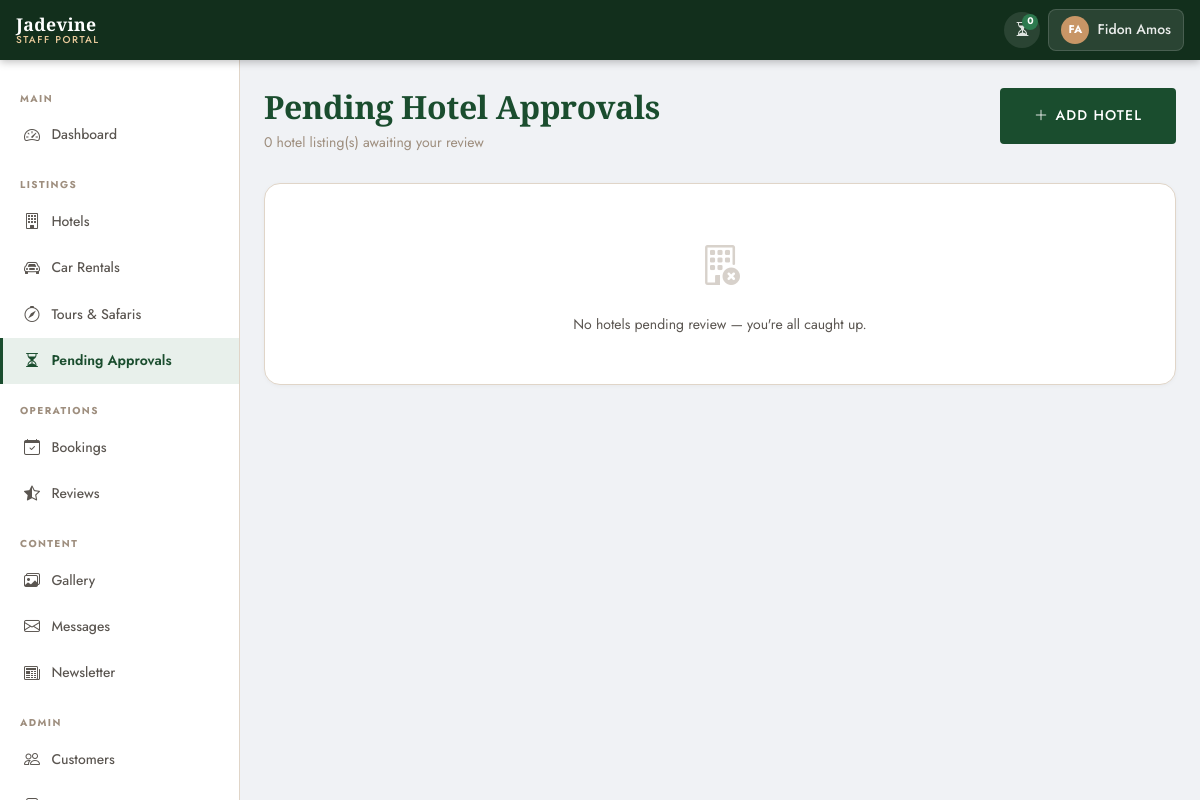
The app's page /portal/hotels/pending/ (signed in) with its own data.
### apps/accounts/models.py (models this page shows, shortened)
class CustomUser(AbstractUser):
    LANGUAGE_CHOICES = [
        ('en', 'English'),
        ('fr', 'Français'),
        ('ru', 'Русский'),
    ]
    phone = models.CharField(
        max_length=20,
        blank=True,
        null=True,
        verbose_name=_('Phone Number'),
    )
    nationality = models.CharField(
        max_length=100,
        blank=True,
        null=True,
        verbose_name=_('Nationality'),
    )
    preferred_language = models.CharField(
        max_length=5,
        choices=LANGUAGE_CHOICES,
        default='en',
        verbose_name=_('Preferred Language'),
    )
    profile_photo = models.ImageField(
        upload_to='profiles/',
        blank=True,
        null=True,
        verbose_name=_('Profile Photo'),
    )
    class Meta:
        verbose_name = _('User')
        verbose_name_plural = _('Users')

### apps/portal/views/hotels.py (the view)
# urls.py: path('hotels/pending/', PortalPendingHotelsView.as_view(), name='pending_hotels'),
class PortalPendingHotelsView(SuperAdminRequiredMixin, View):
    template_name = 'portal/portal_hotels_list.html'
    def get(self, request):
        qs = Hotel.objects.filter(
            approval_status='pending'
        ).select_related('created_by').prefetch_related('photos').order_by('created_at')
        context = {
            'hotels': qs,
            'pending_only': True,
            'pending_count': qs.count(),
            'mini_admin': False,
        }
        return render(request, self.template_name, context)

### templates/portal/portal_hotels_list.html (shortened to what this page needs)
{% extends "portal/portal_base.html" %}
{% load static i18n %}
{% block nav_hotels %}{% if not pending_only %}active{% endif %}{% endblock %}
{% block nav_pending %}{% if pending_only %}active{% endif %}{% endblock %}
{% block page_title %}
  {% if pending_only %}{% trans "Pending Hotel Approvals" %}{% else %}{% trans "Hotels" %}{% endif %}
{% endblock %}
{% block page_subtitle %}
  <p class="portal-page-subtitle">
  </p>
{% endblock %}
{% block page_actions %}
  <a href="{% url 'portal:hotel_add' %}" class="btn-primary-jd"
     style="display:inline-flex;align-items:center;gap:0.4rem;">
    <i class="bi bi-plus-lg"></i> {% trans "Add Hotel" %}
  </a>
{% endblock %}
{% block extra_css %}
<link rel="stylesheet" href="{% static 'css/portal/portal_hotels.css' %}">
{% endblock %}
{% block content %}
<div class="portal-table-wrap table-responsive">
  {% if hotels %}
  <table id="hotels-table" class="table mb-0" style="width:100%;">
    <thead>
      <tr>
        <th>{% trans "Hotel" %}</th>
        <th>{% trans "Location" %}</th>
        <th>{% trans "Stars" %}</th>
        {% if not mini_admin %}<th>{% trans "Owner" %}</th>{% endif %}
        <th>{% trans "Status" %}</th>
        <th>{% trans "Visible" %}</th>
        <th>{% trans "Added" %}</th>
        <th>{% trans "Actions" %}</th>
      </tr>
    </thead>
    <tbody>
      {% for hotel in hotels %}
      <tr>
        <td>
          <div class="d-flex align-items-center gap-2 text-truncate-container">
            {% if hotel.cover_photo %}
            <img src="{{ hotel.cover_photo.image.url }}"
                 alt="{{ hotel.name }}"
                 class="hotel-thumb"
                 loading="lazy">
            {% else %}
            <div class="hotel-thumb hotel-thumb--placeholder">
              <i class="bi bi-building"></i>
            </div>
            {% endif %}
            <div class="text-truncate-container">
              <div class="text-truncate-line" style="font-weight:600;color:var(--color-text);" title="{{ hotel.name }}">
                {{ hotel.name }}
              </div>
              {% if hotel.approval_status == 'rejected' and hotel.rejection_reason %}
              <div style="font-size:var(--text-xs);color:var(--color-danger);">
                <i class="bi bi-info-circle me-1"></i>{{ hotel.rejection_reason|truncatechars:60 }}
              </div>
              {% endif %}
            </div>
          </div>
        </td>
        <td class="text-nowrap-custom">{{ hotel.get_location_display }}</td>
        <td>
          <span style="color:var(--color-accent);letter-spacing:1px;">
            {% for i in "12345" %}{% if forloop.counter <= hotel.stars %}★{% else %}☆{% endif %}{% endfor %}
          </span>
        </td>
        {% if not mini_admin %}
        <td class="text-nowrap-custom">
          {% if hotel.created_by %}
            {{ hotel.created_by.get_full_name|default:hotel.created_by.username }}
            <span style="font-size:var(--text-xs);color:var(--color-muted);display:block;">
              {% trans "Partner" %}
            </span>
          {% else %}
            <span style="color:var(--color-muted);">{% trans "Jadevine (direct)" %}</span>
          {% endif %}
        </td>
        {% endif %}
        <td>
          {% if hotel.approval_status == 'approved' %}
            <span class="approval-badge approval-badge--approved">
              <i class="bi bi-check-circle-fill"></i> {% trans "Approved" %}
            </span>
          {% elif hotel.approval_status == 'pending' %}
            <span class="approval-badge approval-badge--pending">
              <i class="bi bi-hourglass-split"></i> {% trans "Pending" %}
            </span>
          {% else %}
            <span class="approval-badge approval-badge--rejected">
              <i class="bi bi-x-circle-fill"></i> {% trans "Rejected" %}
            </span>
          {% endif %}
        </td>
        <td class="text-center">
          {% if hotel.is_active %}
            <span style="color:var(--color-success);font-size:1rem;"><i class="bi bi-eye-fill"></i></span>
          {% else %}
            <span style="color:var(--color-muted);font-size:1rem;"><i class="bi bi-eye-slash"></i></span>
          {% endif %}
        </td>
        <td style="color:var(--color-muted);font-size:var(--text-xs);" class="text-nowrap-custom">
          {{ hotel.created_at|date:"d M Y" }}
        </td>
        <td>
          <div class="portal-row-actions">
            <a href="{% url 'portal:hotel_detail' hotel.pk %}"
               class="portal-icon-btn" title="{% trans 'View' %}">
              <i class="bi bi-eye"></i>
            </a>
            <a href="{% url 'portal:hotel_edit' hotel.pk %}"
               class="portal-icon-btn" title="{% trans 'Edit' %}">
              <i class="bi bi-pencil"></i>
            </a>
            {% if not mini_admin %}
            {% if hotel.approval_status == 'pending' %}
            <form method="post" action="{% url 'portal:hotel_approve' hotel.pk %}" style="display:inline;">
              {% csrf_token %}
              <input type="hidden" name="next" value="{% if pending_only %}pending{% endif %}">
              <button type="submit" class="portal-icon-btn portal-icon-btn--accent"
                      title="{% trans 'Approve' %}"
                      data-confirm="{% trans 'Approve this hotel listing and make it live?' %}">
                <i class="bi bi-check-lg"></i>
              </button>
            </form>
            <button type="button"
                    class="portal-icon-btn portal-icon-btn--danger"
                    title="{% trans 'Reject' %}"
                    data-bs-toggle="modal"
                    data-bs-target="#rejectModal"
                    data-hotel-pk="{{ hotel.pk }}"
                    data-hotel-name="{{ hotel.name }}"
                    data-next="{% if pending_only %}pending{% endif %}">
              <i class="bi bi-x-lg"></i>
            </button>
            {% endif %}
            <form method="post" action="{% url 'portal:hotel_delete' hotel.pk %}" style="display:inline;">
              {% csrf_token %}
              <button type="submit" class="portal-icon-btn portal-icon-btn--danger"
                      title="{% trans 'Delete' %}"
                      data-confirm="{% trans 'Permanently delete this hotel? This cannot be undone.' %}"
                      data-confirm-title="{% trans 'Delete Hotel' %}">
                <i class="bi bi-trash3"></i>
              </button>
            </form>
            {% endif %}
            {% if mini_admin and hotel.approval_status == 'rejected' %}
            <form method="post" action="{% url 'portal:hotel_resubmit' hotel.pk %}" style="display:inline;">
              {% csrf_token %}
              <button type="submit" class="portal-icon-btn portal-icon-btn--accent"
                      title="{% trans 'Resubmit for Approval' %}"
                      data-confirm="{% trans 'Resubmit this listing for review?' %}">
                <i class="bi bi-arrow-repeat"></i>
              </button>
            </form>
            {% endif %}
          </div>
        </td>
      </tr>
      {% endfor %}
    </tbody>
  </table>
  {% else %}
  <div class="portal-empty-state">
    <i class="bi bi-building-x"></i>
    <p>
      {% if pending_only %}
        {% trans "No hotels pending review — you're all caught up." %}
      {% else %}
        {% trans "No hotels found. Add your first hotel listing." %}
      {% endif %}
    </p>
  </div>
  {% endif %}
</div>
{% endblock %}

### templates/portal/portal_base.html (shortened to what this page needs)
{% load static i18n %}
<!DOCTYPE html>
<html lang="en">
<head>
  <link rel="stylesheet"
        href="https://cdn.jsdelivr.net/npm/bootstrap@5.3.3/dist/css/bootstrap.min.css">
  <link rel="stylesheet"
        href="https://cdn.jsdelivr.net/npm/bootstrap-icons@1.11.3/font/bootstrap-icons.min.css">
  <link rel="stylesheet"
        href="https://cdn.datatables.net/1.13.8/css/dataTables.bootstrap5.min.css">
  <link rel="stylesheet"
        href="https://cdn.datatables.net/buttons/2.4.2/css/buttons.bootstrap5.min.css">
  <link rel="stylesheet" href="{% static 'css/main.css' %}">
  <link rel="stylesheet" href="{% static 'css/portal/portal_base.css' %}">
  {% block extra_css %}{% endblock %}
</head>
<body class="portal-body {% block body_class %}{% endblock %}">
<header class="portal-topbar">
  <a href="{% url 'portal:dashboard' %}" class="portal-topbar-brand">
    <span class="brand-name">Jadevine</span>
    <span class="brand-sub">{% trans "Staff Portal" %}</span>
  </a>
  <div class="portal-topbar-right">
    {% if not mini_admin %}
    <a href="{% url 'portal:dashboard' %}#pending"
       class="portal-topbar-badge {% if pending_total == 0 %}portal-topbar-badge--zero{% endif %}"
       title="{% trans 'Pending approvals' %}">
      <i class="bi bi-hourglass-split"></i>
      <span class="pending-count-badge">{{ pending_total }}</span>
    </a>
    {% endif %}
    <div class="portal-user-dropdown dropdown">
      <button class="portal-user-btn dropdown-toggle"
              data-bs-toggle="dropdown"
              aria-expanded="false">
        <span class="portal-user-avatar">
          {{ request.user.first_name|first|upper }}{{ request.user.last_name|first|upper }}
        </span>
        <span class="portal-user-name d-none d-md-inline">
          {{ request.user.get_full_name|default:request.user.username }}
        </span>
      </button>
    </div>
  </div>
</header>
<div class="portal-layout">
  <aside class="portal-sidebar" id="portalSidebar">
    <nav class="portal-nav">
      <div class="portal-nav-section">
        <span class="portal-nav-label">{% trans "Main" %}</span>
        <a href="{% url 'portal:dashboard' %}"
           class="portal-nav-link {% block nav_dashboard %}{% endblock %}">
          <i class="bi bi-speedometer2"></i>
          <span>{% trans "Dashboard" %}</span>
        </a>
      </div>
      <div class="portal-nav-section">
        <span class="portal-nav-label">{% trans "Listings" %}</span>
        <a href="{% url 'portal:hotel_list' %}"
           class="portal-nav-link {% block nav_hotels %}{% endblock %}">
          <i class="bi bi-building"></i>
          <span>{% trans "Hotels" %}</span>
        </a>
        <a href="{% url 'portal:car_list' %}"
           class="portal-nav-link {% block nav_cars %}{% endblock %}">
          <i class="bi bi-car-front"></i>
          <span>{% trans "Car Rentals" %}</span>
        </a>
        {% if not mini_admin %}
        <a href="{% url 'portal:tour_list' %}"
           class="portal-nav-link {% block nav_tours %}{% endblock %}">
          <i class="bi bi-compass"></i>
          <span>{% trans "Tours &amp; Safaris" %}</span>
        </a>
        {% endif %}
        {% if not mini_admin %}
        <a href="{% url 'portal:pending_hotels' %}"
           class="portal-nav-link {% block nav_pending %}{% endblock %}">
          <i class="bi bi-hourglass-split"></i>
          <span>{% trans "Pending Approvals" %}</span>
        </a>
        {% endif %}
      </div>
      <div class="portal-nav-section">
        <span class="portal-nav-label">{% trans "Operations" %}</span>
        <a href="{% url 'portal:booking_list' %}"
           class="portal-nav-link {% block nav_bookings %}{% endblock %}">
          <i class="bi bi-calendar-check"></i>
          <span>{% trans "Bookings" %}</span>
        </a>
        <a href="{% url 'portal:review_list' %}"
          class="portal-nav-link {% block nav_reviews %}{% endblock %}">
          <i class="bi bi-star-half"></i>
          <span>{% trans "Reviews" %}</span>
        </a>
      </div>
      {% if not mini_admin %}
      <div class="portal-nav-section">
        <span class="portal-nav-label">{% trans "Content" %}</span>
        <a href="{% url 'portal:gallery' %}"
           class="portal-nav-link {% block nav_gallery %}{% endblock %}">
          <i class="bi bi-images"></i>
          <span>{% trans "Gallery" %}</span>
        </a>
        <a href="{% url 'portal:message_list' %}"
           class="portal-nav-link {% block nav_messages %}{% endblock %}">
          <i class="bi bi-envelope"></i>
          <span>{% trans "Messages" %}</span>
        </a>
        <a href="{% url 'portal:newsletter' %}"
           class="portal-nav-link {% block nav_newsletter %}{% endblock %}">
          <i class="bi bi-newspaper"></i>
          <span>{% trans "Newsletter" %}</span>
        </a>
      </div>
      {% endif %}
      {% if not mini_admin %}
      <div class="portal-nav-section">
        <span class="portal-nav-label">{% trans "Admin" %}</span>
        <a href="{% url 'portal:user_list' %}"
           class="portal-nav-link {% block nav_users %}{% endblock %}">
          <i class="bi bi-people"></i>
          <span>{% trans "Customers" %}</span>
        </a>
        <a href="{% url 'portal:miniadmin_list' %}"
           class="portal-nav-link {% block nav_miniadmins %}{% endblock %}">
          <i class="bi bi-person-badge"></i>
          <span>{% trans "Partners" %}</span>
        </a>
      </div>
      {% endif %}
    </nav>
  </aside>
  <main class="portal-main">
    {% block page_header %}
    <div class="portal-page-header">
      <div>
        <h1 class="portal-page-title">{% block page_title %}{% endblock %}</h1>
        {% block page_subtitle %}{% endblock %}
      </div>
      <div class="portal-page-actions">
        {% block page_actions %}{% endblock %}
      </div>
    </div>
    {% endblock %}
    <div class="portal-content">
      {% block content %}{% endblock %}
    </div>
  </main>
</div>
</body>
</html>

### records on screen
CustomUser: user.first_name|first "F", user.last_name|first "A", user.get_full_name "Fidon Amos"

### other values on screen
{{ pending_total }} "0"
